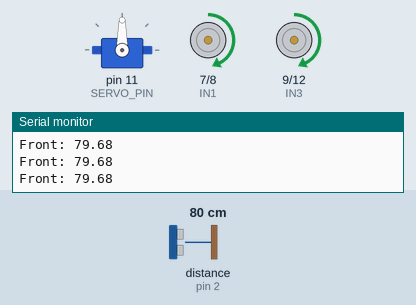
Simulated run of this sketch. Board: Arduino Uno, built with avr-gcc and run on an emulated ATmega328P. On the bench: servo, motor-driver pin pairs drawn as motors (green arrow = first pin HIGH = forward, orange = second pin HIGH = backward, longer = more drive, scaled by the enable pin), the last lines printed to the serial monitor. Wiring (inferred from the names in the program): ultrasonic range finder: trigger pin 3; echo pin 2. The inputs (shaded band) are chosen by the test bench; at power-on: distance to the obstacle (sensor on pin 2) 80 cm. The echo pulse lasts 58.3 µs per cm.

Above: at 2.2 s.
2.3 s: distance to the obstacle (sensor on pin 2) set to 40 cm
3.8 s: distance to the obstacle (sensor on pin 2) set to 33 cm
At 4.9 s:
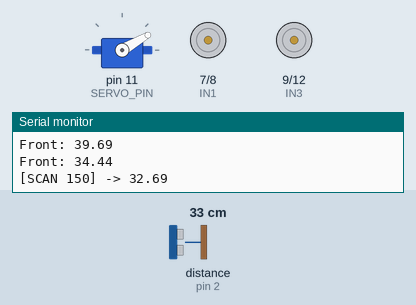
6.8 s: distance to the obstacle (sensor on pin 2) set to 2 cm
9.8 s: distance to the obstacle (sensor on pin 2) set to 60 cm
At 11.4 s:
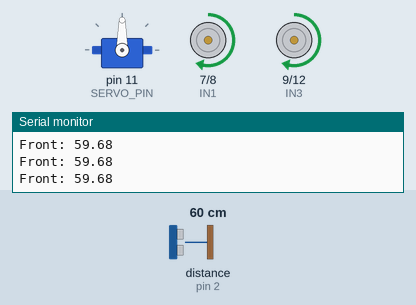
11.7 s: distance to the obstacle (sensor on pin 2) set to 4 cm
At 13.6 s:
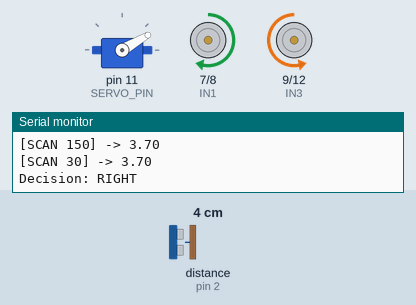
Timing chart, 0 to 15.7 s (numbered marks = the images above; inputs shaded):
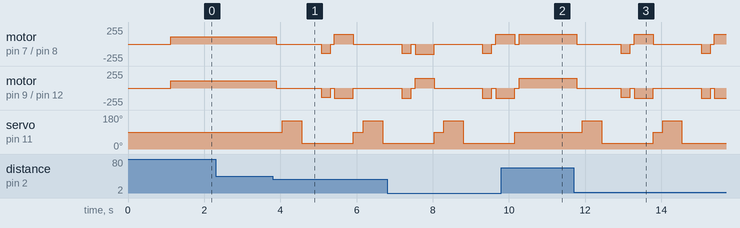

Measured:
- the behaviour switches between 36 and 35 cm on distance to the obstacle (sensor on pin 2) (found by bisection; images 0 and 1)
- after the input at 9.8 s, servo on pin 11 (SERVO_PIN): goes on until 10.2 s, then stays 90°

The sketch:

main.ino
```cpp
/*
  🤖 Autonomous Obstacle Avoidance Robot (Ultrasonic + Servo Radar)

  Features:
  - Real-time obstacle detection
  - Servo-based environment scanning
  - Intelligent path decision (left/right)
  - Smooth motor control

  Author: Venkateswarlu Reddy
*/

#include <Servo.h>

// ---------------- PINS ----------------
#define SERVO_PIN 11
#define TRIG_PIN 3
#define ECHO_PIN 2

#define ENA 5
#define ENB 6

#define IN1 7
#define IN2 8
#define IN3 9
#define IN4 12

// ---------------- PARAMETERS ----------------
#define SAFE_DISTANCE 35.0

#define FORWARD_SPEED 110
#define REVERSE_SPEED 135
#define TURN_SPEED 150

Servo radarServo;

// ---------------- MOTOR CONTROL ----------------
void moveMotor(int rightSpeed, int leftSpeed)
{
  digitalWrite(IN1, rightSpeed >= 0);
  digitalWrite(IN2, rightSpeed < 0);

  digitalWrite(IN3, leftSpeed >= 0);
  digitalWrite(IN4, leftSpeed < 0);

  analogWrite(ENA, abs(rightSpeed));
  analogWrite(ENB, abs(leftSpeed));
}

void stopBot()
{
  moveMotor(0, 0);
}

// ---------------- ULTRASONIC ----------------
float getDistance()
{
  digitalWrite(TRIG_PIN, LOW);
  delayMicroseconds(2);

  digitalWrite(TRIG_PIN, HIGH);
  delayMicroseconds(10);
  digitalWrite(TRIG_PIN, LOW);

  long duration = pulseIn(ECHO_PIN, HIGH, 30000);

  if(duration == 0) return 400;

  return duration * 0.0343 / 2.0;
}

// ---------------- FILTER ----------------
float getStableDistance()
{
  float total = 0;

  for(int i=0; i<4; i++)
  {
    total += getDistance();
    delay(25);
  }

  return total / 4.0;
}

// ---------------- SCANNING ----------------
float scan(int angle)
{
  radarServo.write(angle);
  delay(400);

  float distance = getStableDistance();

  Serial.print("[SCAN ");
  Serial.print(angle);
  Serial.print("] -> ");
  Serial.println(distance);

  return distance;
}

// ---------------- SETUP ----------------
void setup()
{
  Serial.begin(9600);

  pinMode(TRIG_PIN, OUTPUT);
  pinMode(ECHO_PIN, INPUT);

  pinMode(ENA, OUTPUT);
  pinMode(ENB, OUTPUT);

  pinMode(IN1, OUTPUT);
  pinMode(IN2, OUTPUT);
  pinMode(IN3, OUTPUT);
  pinMode(IN4, OUTPUT);

  radarServo.attach(SERVO_PIN);
  radarServo.write(90);

  Serial.println("AUTONOMOUS ROBOT STARTED");
  delay(1000);
}

// ---------------- LOOP ----------------
void loop()
{
  float front = getStableDistance();

  Serial.print("Front: ");
  Serial.println(front);

  // -------- MOVE FORWARD --------
  if(front > SAFE_DISTANCE)
  {
    moveMotor(FORWARD_SPEED, FORWARD_SPEED);
    return;
  }

  // -------- OBSTACLE DETECTED --------
  stopBot();
  delay(150);

  float left  = scan(150);
  float right = scan(30);

  // -------- REVERSE FOR SPACE --------
  moveMotor(-REVERSE_SPEED, -REVERSE_SPEED);
  delay(250);

  stopBot();
  delay(100);

  // -------- DECISION --------
  if(left > right)
  {
    Serial.println("Decision: LEFT");
    moveMotor(-TURN_SPEED, TURN_SPEED);
  }
  else
  {
    Serial.println("Decision: RIGHT");
    moveMotor(TURN_SPEED, -TURN_SPEED);
  }

  delay(500);

  stopBot();

  radarServo.write(90);
}
```
